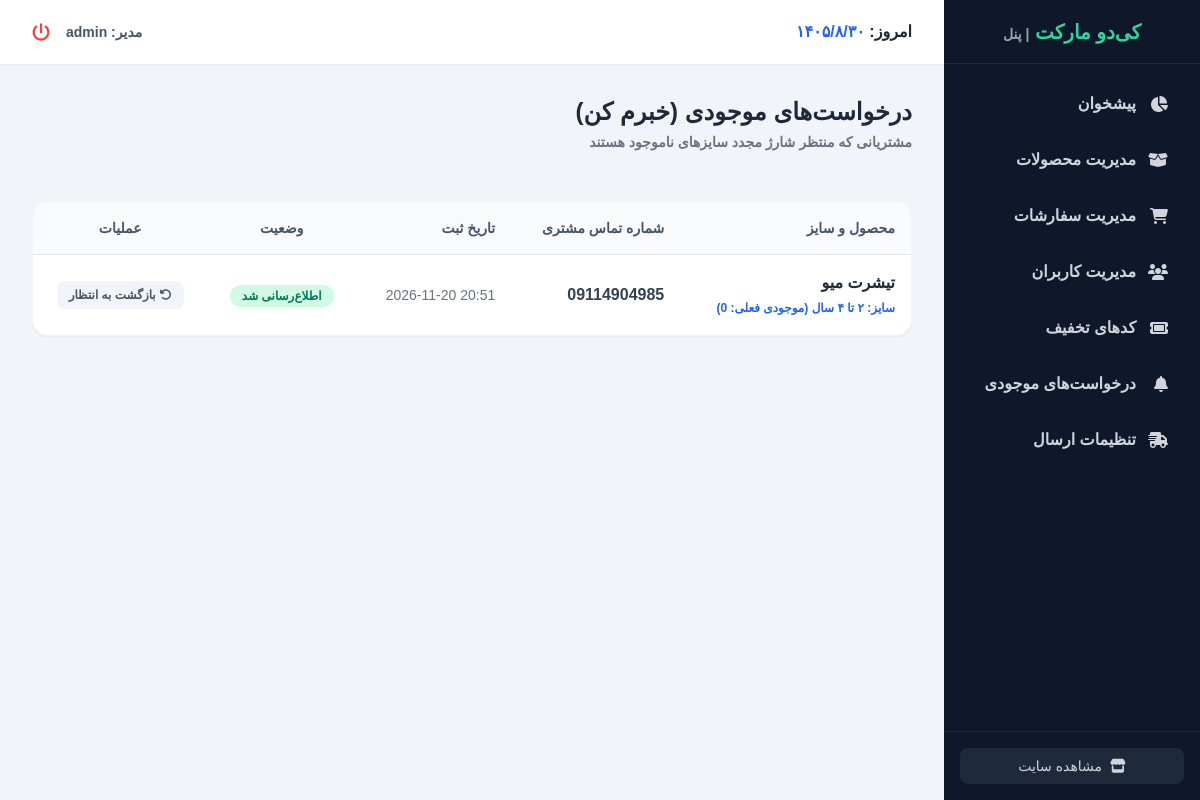
Screenshot of /dashboard/notifications/ (signed in) with the database file from the repository.
### products/models.py (models this page shows, shortened)
class StockNotification(models.Model):
    size = models.ForeignKey('ProductSize', on_delete=models.CASCADE, related_name='notifications')
    user = models.ForeignKey(User, on_delete=models.SET_NULL, null=True, blank=True)
    phone = models.CharField(max_length=15, verbose_name="شماره تماس")
    created_at = models.DateTimeField(auto_now_add=True)
    notified = models.BooleanField(default=False, verbose_name="اطلاع‌رسانی شده")

class ProductSize(models.Model):
    product = models.ForeignKey(Products, on_delete=models.CASCADE, related_name='sizes', verbose_name='لباس')
    name = models.CharField(max_length=50, verbose_name='نام سایز')
    price = models.PositiveIntegerField(verbose_name='قیمت (تومان)', default=0)
    stock = models.PositiveIntegerField(verbose_name='موجودی', default=0)
    min_height = models.PositiveIntegerField(blank=True, null=True, verbose_name="حداقل قد کودک (سانتی‌متر)")
    max_height = models.PositiveIntegerField(blank=True, null=True, verbose_name="حداکثر قد کودک (سانتی‌متر)")
    features = models.TextField(blank=True, null=True, verbose_name="ویژگی‌های ابعاد", help_text="هر ویژگی را در یک خط بنویسید. مثلاً: قد آستین: 40 سانتی‌متر")
    class Meta:
        verbose_name = 'سایز و ابعاد'
        verbose_name_plural = 'سایزها و ابعاد'

class Products(models.Model):
    GENDER_CHOICES = [
        ('boy', 'پسرونه'),
        ('girl', 'دخترونه'),
        ('unisex', 'اسپرت (مشترک)'),
    ]
    name = models.CharField(max_length=200, verbose_name="نام لباس")
    description = models.TextField(verbose_name="توضیحات کامل")
    category = models.ForeignKey('Category', on_delete=models.SET_NULL, null=True, blank=True, related_name='products', verbose_name="دسته بندی")
    price = models.PositiveIntegerField(verbose_name="قیمت (تومان)")
    gender = models.CharField(max_length=10, choices=GENDER_CHOICES, verbose_name="دسته‌بندی")
    min_age = models.PositiveIntegerField(verbose_name="حداقل سن (سال)", default=1)
    max_age = models.PositiveIntegerField(verbose_name="حداکثر سن (سال)", default=16)
    stock = models.PositiveIntegerField(verbose_name="موجودی در انبار", default=0)
    is_active = models.BooleanField(default=True, verbose_name="فعال برای فروش")
    image = models.ImageField(upload_to='products/%Y/%m/', verbose_name="عکس لباس", null=True, blank=True)
    class Meta:
        verbose_name = "محصول"
        verbose_name_plural = "محصولات"

### dashboard/views.py (the view)
# urls.py: path('notifications/', views.dashboard_notification_list, name='dashboard_notification_list'),
@staff_member_required
def dashboard_notification_list(request):
    notifications = StockNotification.objects.select_related('size', 'size__product').order_by('notified', '-created_at')
    return render(request, 'dashboard/notification_list.html', {'notifications': notifications})

### cart/context_processors.py (called while the page is built)
def cart(request):
    return {'cart': Cart(request)}

### dashboard/templates/dashboard/notification_list.html
{% extends "dashboard/dashboard_base.html" %}
{% block dashboard_content %}
<div class="flex flex-col md:flex-row justify-between md:items-center mb-8 gap-4 border-b border-gray-100 pb-4">
    <div>
        <h2 class="text-2xl font-bold text-slate-800">درخواست‌های موجودی (خبرم کن)</h2>
        <p class="text-gray-500 mt-1 text-sm font-bold">مشتریانی که منتظر شارژ مجدد سایزهای ناموجود هستند</p>
    </div>
</div>
<div class="bg-white rounded-2xl border border-gray-100 shadow-sm overflow-hidden">
    <div class="overflow-x-auto">
        <table class="w-full text-right whitespace-nowrap">
            <thead class="bg-slate-50 text-slate-600 border-b border-gray-200">
                <tr>
                    <th class="p-4 font-bold text-sm">محصول و سایز</th>
                    <th class="p-4 font-bold text-sm">شماره تماس مشتری</th>
                    <th class="p-4 font-bold text-sm">تاریخ ثبت</th>
                    <th class="p-4 font-bold text-sm text-center">وضعیت</th>
                    <th class="p-4 font-bold text-sm text-center">عملیات</th>
                </tr>
            </thead>
            <tbody class="divide-y divide-gray-100">
                {% for item in notifications %}
                    <tr class="hover:bg-slate-50 transition duration-150">
                        <td class="p-4">
                            <strong class="text-slate-800 block">{{ item.size.product.name }}</strong>
                            <span class="text-xs text-blue-600 font-bold">سایز: {{ item.size.name }} (موجودی فعلی: {{ item.size.stock }})</span>
                        </td>
                        <td class="p-4 font-bold text-slate-700" dir="ltr">
                            <a href="tel:{{ item.phone }}" class="hover:text-blue-600">{{ item.phone }}</a>
                        </td>
                        <td class="p-4 text-gray-500 text-sm" dir="ltr">{{ item.created_at|date:"Y-m-d H:i" }}</td>
                        <td class="p-4 text-center">
                            {% if item.notified %}
                                <span class="bg-emerald-100 text-emerald-700 px-3 py-1 rounded-full text-xs font-bold">اطلاع‌رسانی شد</span>
                            {% else %}
                                <span class="bg-amber-100 text-amber-700 px-3 py-1 rounded-full text-xs font-bold">در انتظار خبر</span>
                            {% endif %}
                        </td>
                        <td class="p-4 text-center">
                            <a href="{% url 'dashboard_notification_toggle' item.id %}" class="inline-flex items-center gap-1 px-3 py-1.5 rounded-lg text-xs font-bold transition
                                {% if item.notified %}bg-slate-100 text-slate-600 hover:bg-slate-200{% else %}bg-emerald-500 text-white hover:bg-emerald-600{% endif %}">
                                {% if item.notified %}
                                    <i class="fa-solid fa-rotate-left"></i> بازگشت به انتظار
                                {% else %}
                                    <i class="fa-solid fa-check"></i> خبر دادم
                                {% endif %}
                            </a>
                        </td>
                    </tr>
                {% empty %}
                    <tr>
                        <td colspan="5" class="p-8 text-center text-gray-500 font-bold">هنوز هیچ درخواستی ثبت نشده است.</td>
                    </tr>
                {% endfor %}
            </tbody>
        </table>
    </div>
</div>
{% endblock %}

### dashboard/templates/dashboard/dashboard_base.html (shortened to what this page needs)
<!DOCTYPE html>
<html lang="fa" dir="rtl">
<head>
    <link href="https://cdn.jsdelivr.net/gh/rastikerdar/vazirmatn@v33.0.0/Vazirmatn-font-face.css" rel="stylesheet" />
    <script src="https://cdn.tailwindcss.com"></script>
    <link rel="stylesheet" href="https://cdnjs.cloudflare.com/ajax/libs/font-awesome/6.4.0/css/all.min.css">
</head>
<body class="bg-slate-100 font-sans flex h-screen overflow-hidden">
    <aside id="sidebar" class="fixed lg:static top-0 right-0 z-30 w-64 bg-slate-900 text-white flex flex-col h-full shrink-0 transform translate-x-full lg:translate-x-0 transition-transform duration-300">
        <div class="h-16 flex items-center justify-between lg:justify-center px-4 lg:px-0 border-b border-slate-800">
            <h1 class="text-xl font-bold text-emerald-400">کی‌دو مارکت <span class="text-sm text-gray-400">| پنل</span></h1>
        </div>
        <nav class="flex-1 p-4 space-y-2 overflow-y-auto">
            <a href="{% url 'dashboard_home' %}" class="flex items-center gap-3 px-4 py-3 hover:bg-slate-800 text-gray-300 hover:text-white rounded-xl font-bold transition">
                <i class="fa-solid fa-chart-pie w-5"></i> پیشخوان
            </a>
            <a href="{% url 'dashboard_product_list' %}" class="flex items-center gap-3 px-4 py-3 hover:bg-slate-800 text-gray-300 hover:text-white rounded-xl font-bold transition">
                <i class="fa-solid fa-box-open w-5"></i> مدیریت محصولات
            </a>
            <a href="{% url 'dashboard_order_list' %}" class="flex items-center gap-3 px-4 py-3 hover:bg-slate-800 text-gray-300 hover:text-white rounded-xl font-bold transition">
                <i class="fa-solid fa-cart-shopping w-5"></i> مدیریت سفارشات
            </a>
            <a href="{% url 'dashboard_user_list' %}" class="flex items-center gap-3 px-4 py-3 hover:bg-slate-800 text-gray-300 hover:text-white rounded-xl font-bold transition">
                <i class="fa-solid fa-users w-5"></i> مدیریت کاربران
            </a>
            <a href="{% url 'dashboard_coupon_list' %}" class="flex items-center gap-3 px-4 py-3 hover:bg-slate-800 text-gray-300 hover:text-white rounded-xl font-bold transition">
                <i class="fa-solid fa-ticket w-5"></i> کدهای تخفیف
            </a>
            <a href="{% url 'dashboard_notification_list' %}" class="flex items-center gap-3 px-4 py-3 hover:bg-slate-800 text-gray-300 hover:text-white rounded-xl font-bold transition">
                <i class="fa-solid fa-bell w-5"></i> درخواست‌های موجودی
            </a>
            <a href="{% url 'dashboard_shipping_settings' %}" class="flex items-center gap-3 px-4 py-3 hover:bg-slate-800 text-gray-300 hover:text-white rounded-xl font-bold transition">
                <i class="fa-solid fa-truck-fast w-5"></i> تنظیمات ارسال
            </a>
        </nav>
        <div class="p-4 border-t border-slate-800">
            <a href="/" class="flex items-center justify-center gap-2 w-full px-4 py-2 bg-slate-800 hover:bg-slate-700 text-gray-300 rounded-lg transition text-sm">
                <i class="fa-solid fa-store"></i> مشاهده سایت
            </a>
        </div>
    </aside>
    <main class="flex-1 flex flex-col h-full overflow-hidden w-full lg:w-auto">
        <header class="h-16 bg-white shadow-sm flex items-center justify-between px-4 lg:px-8 shrink-0">
            <div class="flex items-center gap-3">
                <div class="text-slate-800 font-bold hidden sm:block">
                    امروز: <span id="current-date" class="text-blue-600"></span>
                </div>
            </div>
            <div class="flex items-center gap-4">
                <span class="text-sm font-bold text-slate-600">مدیر: {{ request.user.username }}</span>
                <a href="{% url 'accounts:logout' %}" class="text-red-500 hover:text-red-700 transition">
                    <i class="fa-solid fa-power-off text-lg"></i>
                </a>
            </div>
        </header>
        <div class="flex-1 overflow-y-auto p-4 lg:p-8">
            {% block dashboard_content %}
            {% endblock %}
        </div>
    </main>
</body>
</html>

### rows the page displays
StockNotification: size.product.name "تیشرت میو", size.name "۲ تا ۴ سال", size.stock "0", phone "09114904985", created_at "2026-11-20 20:51", notified "اطلاع‌رسانی شد"

### other values shown
{{ request.user.username }} "admin"
